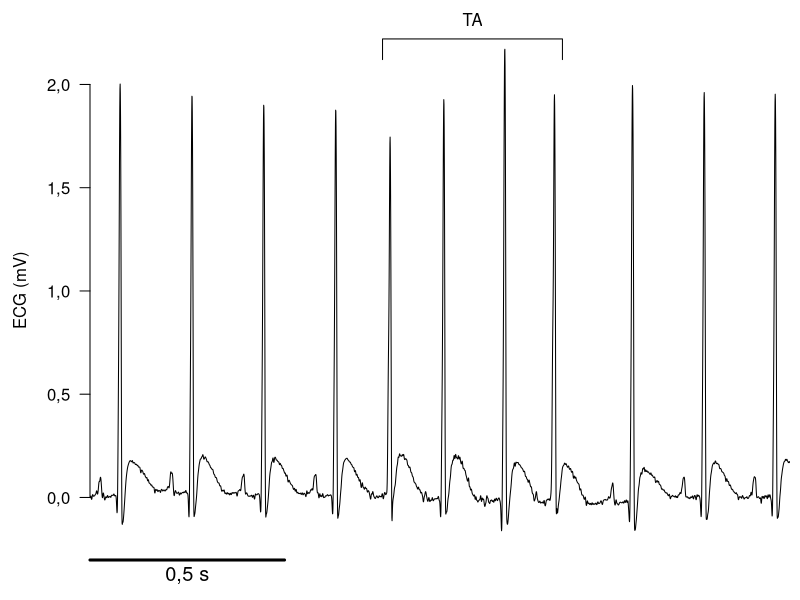

This chart was generated by the following R code:
pdf("ExFA.pdf", width=7, height=4) 

options(OutDec= ",")

interTA <- function(xbegin, xend, ytop){
deltax = 0.02
deltay = 0.05
lines(c(xbegin-deltax, xbegin-deltax, xend+deltax, xend+deltax), c(ytop-deltay, ytop+deltay, ytop+deltay, ytop-deltay))
mtext("TA", side=3, at=(xbegin+xend)/2, adj=0.5)
} 




par(mar=c(2.5, 4.5, 1.5, 0.5), las=1)

ECGi = scan("ExFA.txt", what=list(0, 0))
times = unlist(ECGi[1])
ECG = unlist(ECGi[2])
ECG = ECG + 0.1
ECG=ECG[times<1.8]
times=times[times<1.8]

plot(times, ECG, type="l", xlab="", ylab="ECG (mV)", axes=FALSE, xaxs="i")

pks = which(diff(sign(diff(ECG, na.pad = FALSE)), na.pad = FALSE) < 0) + 2
pks = pks[ECG[pks]>1]
interTA(times[pks[5]], times[pks[8]], max(ECG))

axis(1, line=0.5, padj=-1, at=c(0, 0.25, 0.5), labels=c("", "0,5 s", ""), lwd=3, lwd.ticks=0, cex.axis=1.2)
# axis(1)
axis(2)
dev.off()
